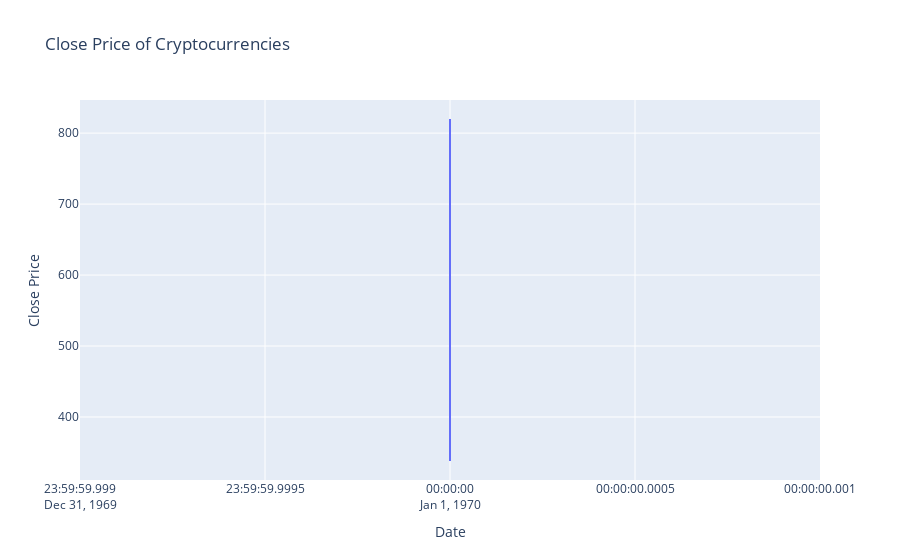

The notebook cell this image was saved under:
### Code cell
# Line chart for 'Close' price over time (interactive)
import plotly.graph_objects as go
import plotly.express as px

fig = px.line(final_df, x='open_date', y='close', title='Close Price of Cryptocurrencies')
fig.update_layout(xaxis_title='Date', yaxis_title='Close Price')
fig.show()

### Figure 1 — Plotly figure (JSON) as saved in the notebook; plotly's stock layout.template omitted (floating-point values rounded to 4 significant figures; data arrays with more than 128 entries replaced by an {"elided": "..."} marker saying what was removed)
{"data": [{"hovertemplate": "open_date=%{x}<br>close=%{y}<extra></extra>", "legendgroup": "", "line": {"color": "#636efa", "dash": "solid"}, "marker": {"symbol": "circle"}, "mode": "lines", "name": "", "orientation": "v", "showlegend": false, "type": "scatter", "x": {"elided": "334 str values"}, "xaxis": "x", "y": {"elided": "334 float values"}, "yaxis": "y"}], "layout": {"legend": {"tracegroupgap": 0}, "title": {"text": "Close Price of Cryptocurrencies"}, "xaxis": {"anchor": "y", "domain": [0, 1], "title": {"text": "Date"}}, "yaxis": {"anchor": "x", "domain": [0, 1], "title": {"text": "Close Price"}}}}
